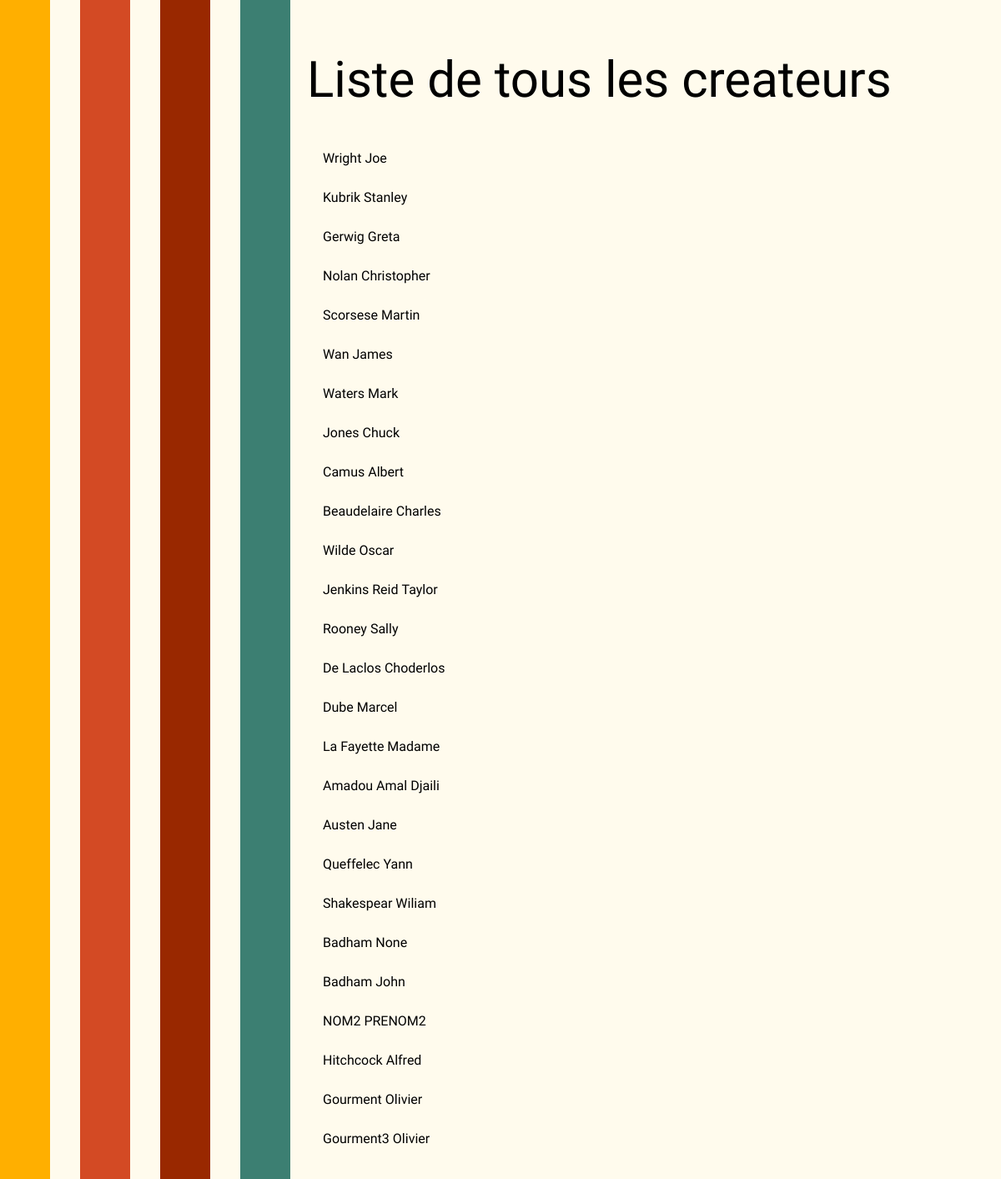
Page /liste_createur.html on the committed database.
### tables this page shows
CREATE TABLE "Createur" (
	"id"	INTEGER,
	"prenom"	TEXT,
	"nom"	TEXT,
	PRIMARY KEY("id")
);

### main.py (the view)
@app.route('/liste_createur.html')
def createurs_film():
    print()
    createurs = db.get_all_createur()
    print(createurs)
    return render_template("liste_createur.html", createurs=createurs)

### database.py (called while the page is built)
def _select(requete, params=None):
    with sqlite3.connect(DBNAME) as db:
        c = db.cursor()
        if params is None:
            c.execute(requete)
        else:
            c.execute(requete, params)
        res = c.fetchall()
        c.close()
    return res

def get_all_createur():
    requete = """select nom, prenom from Createur"""
    return _select(requete)

### templates/liste_createur.html (shortened to what this page needs)
{% extends "common_layout.html" %}
{% block container %}
<div class="row">
    <div class="colorLine yellow"><p style="color:#FFAF00;"></p></div>
    <div class="creamLine"></div>
    <div class="colorLine orange"><p style="color:#D34A24"></p></div>
    <div class="creamLine"></div>
    <div class="colorLine red"><p style="color:#992800"></p></div>
    <div class="creamLine"></div>
    <div class="colorLine green"><p style="color:#3C7F72"></p></div>
    <div class="main">
        <h1 class="title is-1">Liste de tous les createurs</h1>
        {%for createur in createurs%}
            <div class="conteneurEx">
                <div class="conteneurCreateur">
                <table>
                    <tr>
                        <td>{{ createur[0] }}</td><td>{{ createur[1] }}</td>
                    </tr>
                </table>
                </div>
            </div>
        {%endfor%}
    </div>
</div>
{% endblock %}

### templates/common_layout.html (shortened to what this page needs)
<!DOCTYPE html>
<html lang='fr'>
<head>
  <link rel="stylesheet" href="{{ url_for('static', filename='style.css') }}"/>
</head>
<body>
{% block content %}
  {% block container %}
  {% endblock %}
{% endblock %}
</body>
</html>

### static/style.css (style rules this page uses)
* { box-sizing: border-box; }
body { font-family: "Calistoga"; margin: 0; background-color: #FFFBED; height: 100vh; }
h1 { font-size: 60px; font-weight: 100; }
.row { display: flex; -ms-flex-wrap: wrap; flex-wrap: wrap; }
.colorLine { -ms-flex: 5%; flex: 5%; padding: 1px; }
.creamLine { -ms-flex: 3%; flex: 3%; background-color: #FFFBED; }
.main { -ms-flex: 71%; flex: 71%; background-color: #FFFBED; padding: 20px; height: auto; }
.green { background-color: #3C7F72; }
.red { background-color: #992800; }
.orange { background-color: #D34A24; }
.yellow { background-color: #FFAF00; }
.conteneurCreateur { border: 1px solid #FFFBED; width: fit-content; padding: 5px; margin:10px; position: relative; border-radius: 5px; }

### rows in the picture
Createur: nom "Wright", prenom "Joe"
Createur: nom "Kubrik", prenom "Stanley"
Createur: nom "Gerwig", prenom "Greta"
Createur: nom "Nolan", prenom "Christopher"
Createur: nom "Scorsese", prenom "Martin"
Createur: nom "Wan", prenom "James"
Createur: nom "Waters", prenom "Mark"
Createur: nom "Jones", prenom "Chuck"
Createur: nom "Camus", prenom "Albert"
Createur: nom "Beaudelaire", prenom "Charles"
Createur: nom "Wilde", prenom "Oscar"
Createur: nom "Jenkins Reid", prenom "Taylor"
Createur: nom "Rooney", prenom "Sally"
Createur: nom "De Laclos", prenom "Choderlos"
Createur: nom "Dube", prenom "Marcel"
Createur: nom "La Fayette", prenom "Madame"
Createur: nom "Amadou Amal", prenom "Djaili"
Createur: nom "Austen", prenom "Jane"
Createur: nom "Queffelec", prenom "Yann"
Createur: nom "Shakespear", prenom "Wiliam"
Createur: nom "Badham", prenom "None"
Createur: nom "Badham", prenom "John"
Createur: nom "NOM2", prenom "PRENOM2"
Createur: nom "Hitchcock", prenom "Alfred"
Createur: nom "Gourment", prenom "Olivier"
Createur: nom "Gourment3", prenom "Olivier"
